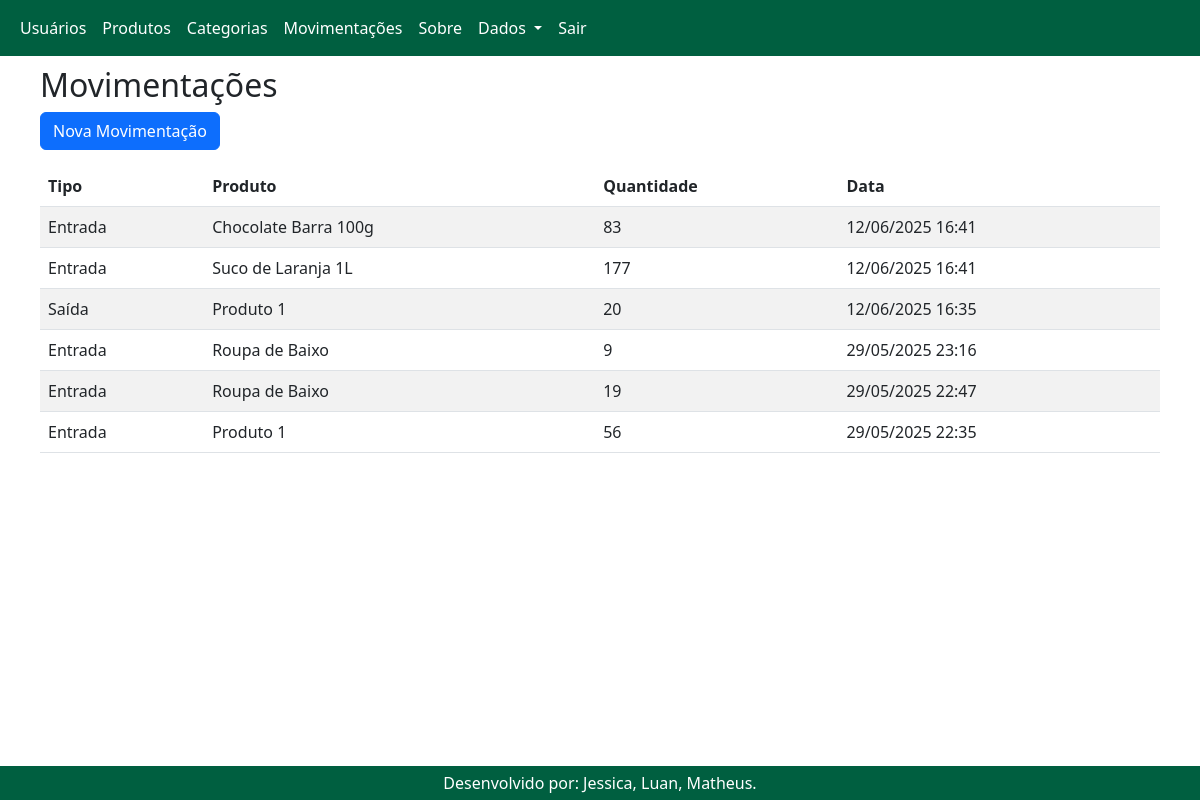
Page /movimentacoes on the earlier database version.
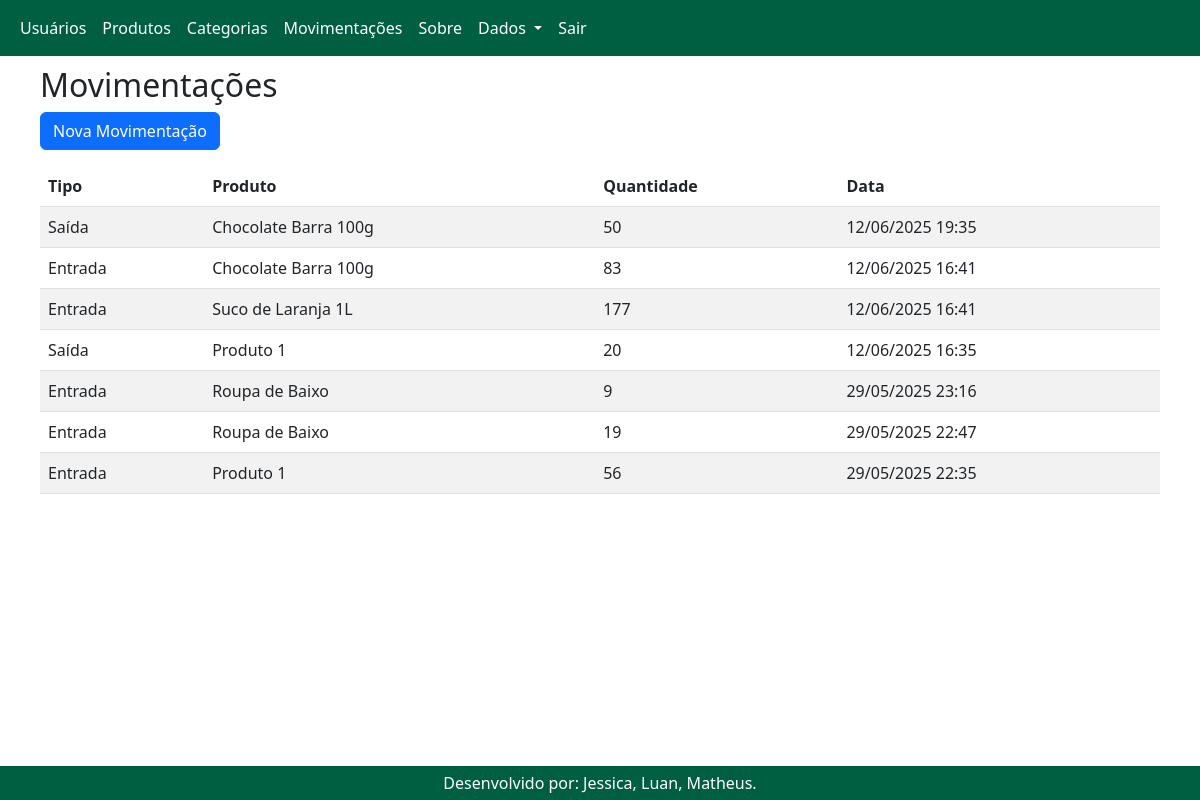
Same page on the later database version.
### app.py (models this page shows)
class Movimentacao(db.Model):
    id = db.Column(db.Integer, primary_key=True)
    tipo = db.Column(db.String(10))  # Entrada ou Saída
    produto_id = db.Column(db.Integer, db.ForeignKey('produto.id'))
    produto = db.relationship('Produto')
    quantidade = db.Column(db.Integer)
    data = db.Column(db.DateTime, default=datetime.utcnow)

class Produto(db.Model):
    id = db.Column(db.Integer, primary_key=True)
    nome = db.Column(db.String(100), nullable=False)
    descricao = db.Column(db.String(200))
    quantidade = db.Column(db.Integer, default=0)
    categoria_id = db.Column(db.Integer, db.ForeignKey('categoria.id'))
    categoria = db.relationship('Categoria')

### app.py (the view)
@app.route('/movimentacoes')
def listar_movimentacoes():
    movimentacoes = Movimentacao.query.order_by(Movimentacao.data.desc()).all()
    return render_template('movimentacoes.html', movimentacoes=movimentacoes)

### templates/movimentacoes.html (shortened to what this page needs)
{% extends 'base.html' %}
{% block content %}
<h2>Movimentações</h2>
<a href="/movimentacao/nova" class="btn btn-primary mb-3">Nova Movimentação</a>
<table class="table table-striped">
    <thead><tr><th>Tipo</th><th>Produto</th><th>Quantidade</th><th>Data</th></tr></thead>
    <tbody>
        {% for m in movimentacoes %}
        <tr>
            <td>{{ m.tipo }}</td>
            <td>{{ m.produto.nome }}</td>
            <td>{{ m.quantidade }}</td>
            <td>{{ m.data.strftime('%d/%m/%Y %H:%M') }}</td>
        </tr>
        {% endfor %}
    </tbody>
</table>
{% endblock %}

### templates/base.html (shortened to what this page needs)
<!DOCTYPE html>
<html lang="pt-br">
<head>
  <link href="https://cdn.jsdelivr.net/npm/bootstrap@5.3.0-alpha1/dist/css/bootstrap.min.css" rel="stylesheet">
</head>
<body>
  <div class="main-container">
    <nav class="navbar navbar-expand-lg">
      <div class="container-fluid">
        <div class="collapse navbar-collapse" id="navbarNav">
          <ul class="navbar-nav">
            <li class="nav-item"><a class="nav-link" href="/usuarios">Usuários</a></li>
            <li class="nav-item"><a class="nav-link" href="/produtos">Produtos</a></li>
            <li class="nav-item"><a class="nav-link" href="/categorias">Categorias</a></li>
            <li class="nav-item"><a class="nav-link" href="/movimentacoes">Movimentações</a></li>
            <li class="nav-item"><a class="nav-link" href="/sobre">Sobre</a></li>
            <li class="nav-item dropdown">
              <a class="nav-link dropdown-toggle" href="#" id="dadosDropdown" role="button" data-bs-toggle="dropdown"
                aria-expanded="false">
                Dados
              </a>
            </li>
            <li class="nav-item"><a class="nav-link" href="/logout">Sair</a></li>
          </ul>
        </div>
      </div>
    </nav>
    <div class="scrollable-content container">
      {% block content %}{% endblock %}
    </div>
    <footer>
      <p class="mb-0">Desenvolvido por: Jessica, Luan, Matheus.</p>
    </footer>
  </div>
</body>
</html>

### templates/base.html (style rules this page uses)
html, body { height: 100%; margin: 0; display: flex; flex-direction: column; }
.main-container { flex: 1; display: flex; flex-direction: column; overflow: hidden; }
.scrollable-content { flex: 1; overflow-y: auto; padding: 10px; background-color: #ffffff; }
.navbar { background-color: #005f40; }
.navbar-brand, .nav-link { color: white !important; }
footer { background-color: #005f40; color: white; text-align: center; padding: 5px; }

Differences in the rows shown:
added Movimentacao: tipo "Saída", produto.nome "Chocolate Barra 100g", quantidade "50", data "12/06/2025 19:35"
